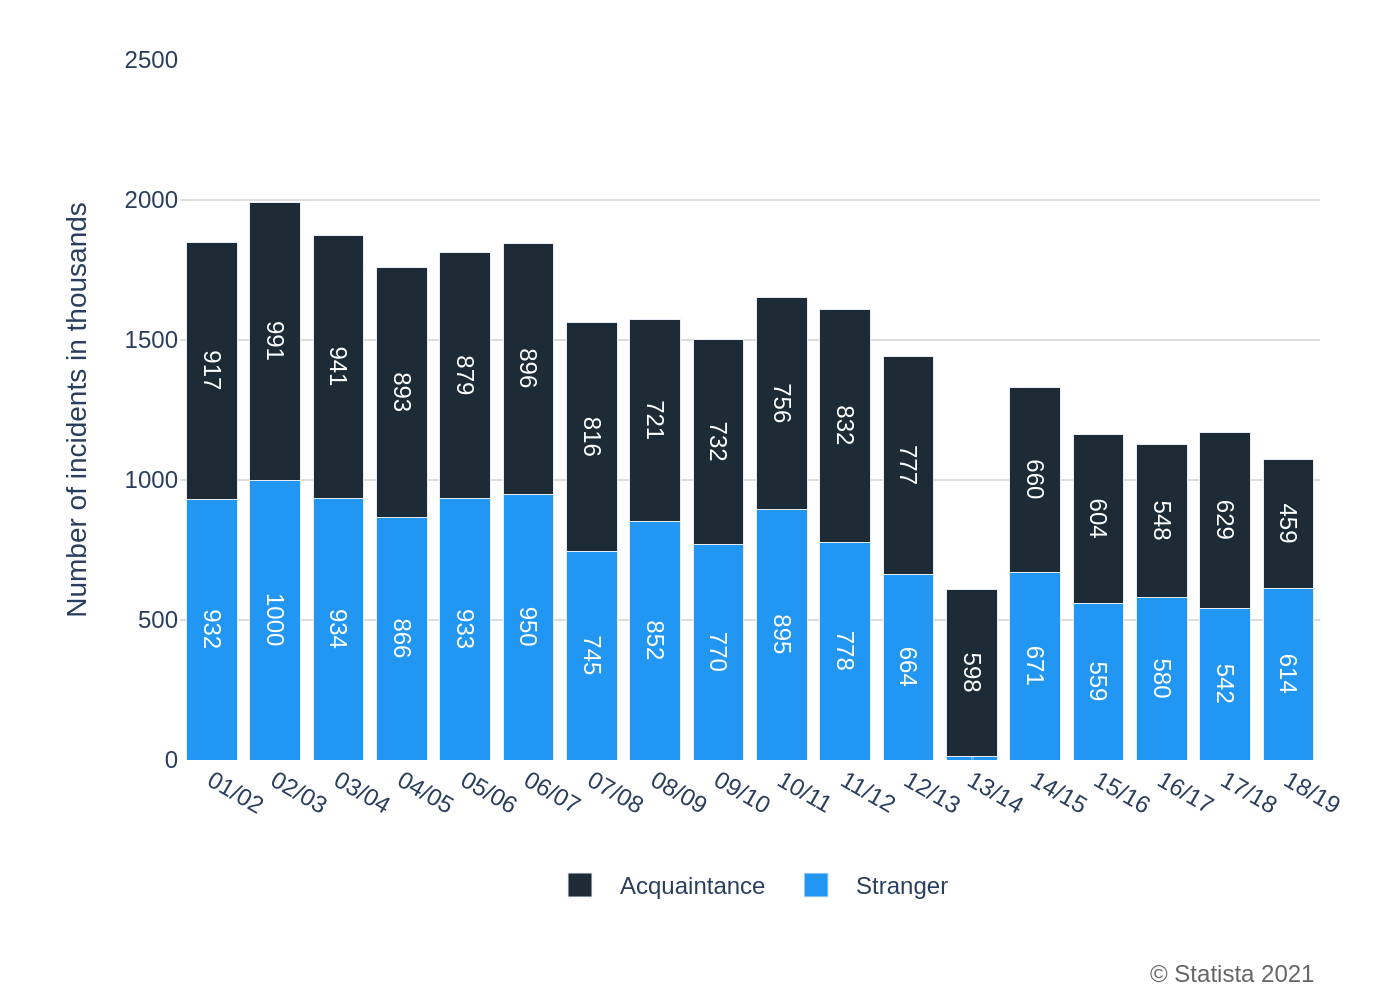

Generate this figure with Python:
import sys
import json
import plotly.graph_objects as go
import os

if len(sys.argv) != 2:
    print(f"Usage: python {os.path.basename(__file__)} <json_file_path>")
    sys.exit(1)

json_path = sys.argv[1]

with open(json_path, 'r', encoding='utf-8') as f:
    config = json.load(f)

chart_data = config['chart_data']
texts = config['texts']
colors = config['colors']
categories = chart_data['x']
series_data = chart_data['series']

fig = go.Figure()

for i, series in enumerate(series_data):
    fig.add_trace(go.Bar(
        x=categories,
        y=series['y'],
        name=series['name'],
        marker_color=colors[i],
        text=series['y'],
        textposition='inside',
        textfont=dict(family="Arial", size=12, color="white"),
        insidetextanchor='middle'
    ))

annotations = []
if texts.get('source'):
    annotations.append(
        dict(
            text=texts['source'],
            showarrow=False,
            xref="paper",
            yref="paper",
            x=1,
            y=-0.28,
            xanchor='right',
            yanchor='top',
            font=dict(family="Arial", size=12, color='#666666')
        )
    )

fig.update_layout(
    barmode='stack',
    font=dict(family="Arial"),
    yaxis=dict(
        title=texts.get('y_axis_title'),
        range=[0, 2500],
        gridcolor='#dddddd',
        zeroline=False
    ),
    xaxis=dict(
        type='category',
        showgrid=False
    ),
    legend=dict(
        orientation="h",
        yanchor="bottom",
        y=-0.22,
        xanchor="center",
        x=0.5
    ),
    plot_bgcolor='white',
    paper_bgcolor='white',
    margin=dict(t=30, b=120, l=90, r=40),
    annotations=annotations
)

base_filename = os.path.splitext(os.path.basename(json_path))[0]
output_filename = f"{base_filename}.png"

fig.write_image(output_filename, scale=2)

print(f"Chart saved to {output_filename}")
